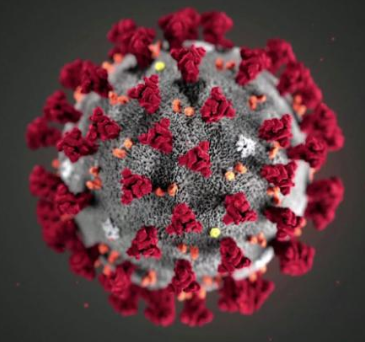
#> input picture OpenCV4/Image Processing in OpenCV/virus.png, 365 x 342 px
$ python '2_Geometric Transformations of Images.py'
#> lines starting #> are read from the running program, lines starting #| are printed output that depends on the picture
"""
目标
学习将不同的几何变换应用于图像，例如平移，旋转，仿射变换等。
"""
import numpy as np
import cv2 as cv

"""
OpenCV提供了两个转换函数cv.warpAffine和cv.warpPerspective，您可以使用它们执行各种转换。
cv.warpAffine采用2x3转换矩阵，而cv.warpPerspective采用3x3转换矩阵作为输入。

https://www.matongxue.com/madocs/244.html
"""

"""
缩放

缩放只是调整图像的大小。
为此，OpenCV带有一个函数cv.resize（）。
图像的大小可以手动指定，也可以指定缩放比例。
使用了不同的插值方法。
首选插值方法是cv.INTER_AREA，用于缩小（shrinking）的interpolation，
而用cv.INTER_CUBIC（慢）和cv.INTER_LINEAR则用于放大的interpolation。
默认情况下，插值方法cv.INTER_LINEAR用于所有调整大小目的。
您可以使用以下两种方法之一来调整输入图像的大小：

https://www.matongxue.com/madocs/244.html
"""

img = cv.imread('virus.png')
#> img is the input picture: shape (342, 365, 3); mean B, G, R 63.9, 59, 94.5
import matplotlib.pyplot as plt

# [13 lines of commented-out code are left out]


"""
位移

使用仿射变换改变图像位置
"""
print(img.shape)
#| (342, 365, 3)
rows, cols, _ = img.shape
#> rows = 342; cols = 365
# 为什么是float32呢？
M1 = np.float32([[1, 0, cols // 2], [0, 1, rows // 2]])
#> M1 = [[1, 0, 182], [0, 1, 171]]
M2 = np.float32([[1, 0, -cols // 2], [0, 1, -rows // 2]])
#> M2 = [[1, 0, -183], [0, 1, -171]]
M3 = np.float32([[1, 0, -cols // 2], [0, 1, rows // 2]])
#> M3 = [[1, 0, -183], [0, 1, 171]]
M4 = np.float32([[1, 0, cols // 2], [0, 1, -rows // 2]])
# [11 lines of commented-out code are left out]


"""
旋转
图像旋转一个角度θ可以通过以下形式的变换矩阵实现
但是OpenCV提供了缩放旋转和可调整的旋转中心，因此您可以在自己喜欢的任何位置旋转。
修改后的变换矩阵为

https://www.matongxue.com/madocs/244.html
"""
# [9 lines of commented-out code are left out]

"""
仿射变换

在仿射变换中，原始图像中的所有平行线在输出图像中仍将平行。
为了找到变换矩阵，我们需要输入图像中的三个点以及它们在输出图像中的对应位置。
这三个点相对图像本身的位置并没有变化
然后cv.getAffineTransform将创建一个2x3矩阵，该矩阵将传递给cv.warpAffine。

"""
# [14 lines of commented-out code are left out]

"""
透视变换

对于透视变换，您需要一个3x3变换矩阵。
即使在转换后，直线也将保持直线。
要找到此变换矩阵，您需要在输入图像上有4个点，在输出图像上需要相应的点。
在这4个点中，其中每3个不共线。
然后可以通过函数cv.getPerspectiveTransform找到转换矩阵。
然后将cv.warpPerspective应用于此3x3转换矩阵。
"""

img = cv.imread('sudoku.png')
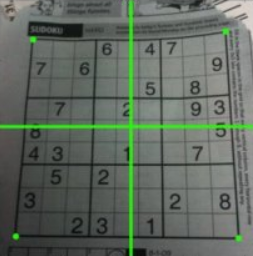
#> input picture OpenCV4/Image Processing in OpenCV/sudoku.png, 253 x 256 px
#> img is the input picture: shape (256, 253, 3); mean B, G, R 95.4, 105.5, 95.9
rows, cols, ch = img.shape
pts1 = np.float32([[40, 40], [17, 240], [240, 240], [230, 40]])
pts2 = np.float32([[0, 0], [0, 300], [300, 300], [300, 0]])
M = cv.getPerspectiveTransform(pts1, pts2)
dst = cv.warpPerspective(img, M, (300, 300))
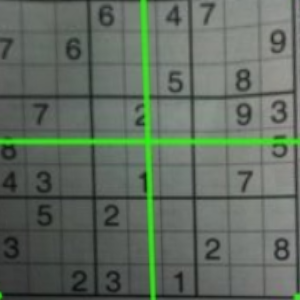
#> dst: shape (300, 300, 3); mean B, G, R 96.2, 108.4, 96.6
plt.subplot(121), plt.imshow(img), plt.title('Input')
plt.subplot(122), plt.imshow(dst), plt.title('Output')
plt.show()
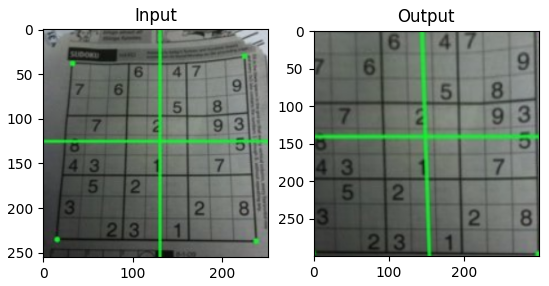
#> figure drawn by matplotlib, 2 panels; B, G, R data is drawn as R, G, B
